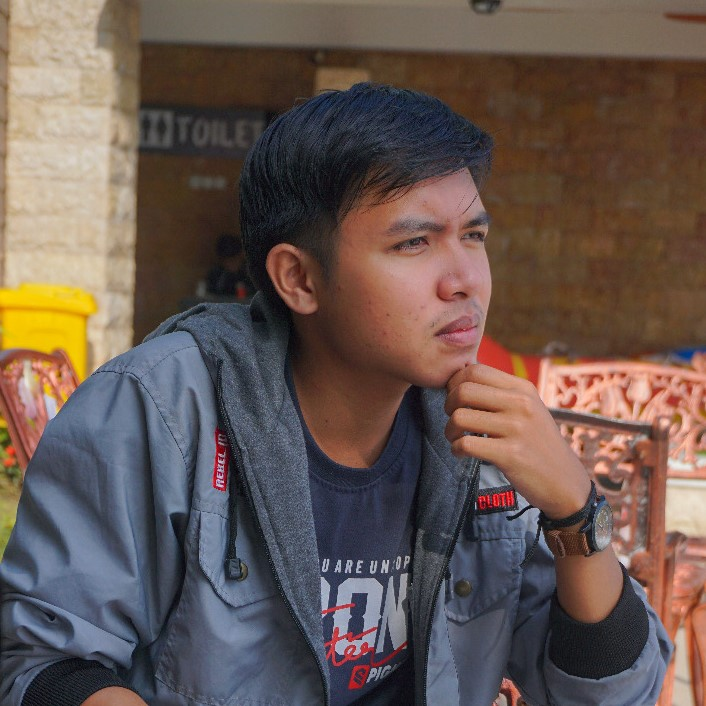
#> input picture data_testing/img.jpeg, 706 x 706 px
$ python 4binaryimage.py
#> lines starting #> are read from the running program, lines starting #| are printed output that depends on the picture; after the words box and inside, x2 and y2 are one past the last pixel; in counts of white or black regions, pixels touching at a corner belong together
import cv2
from matplotlib import pyplot as plt

img = cv2.imread('data_testing//img.jpeg',cv2.IMREAD_GRAYSCALE)
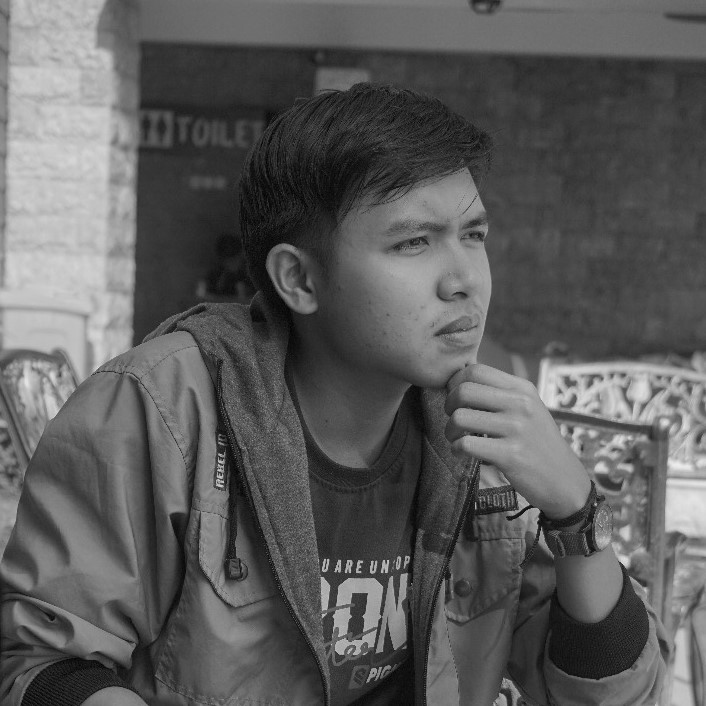
#> img: shape (706, 706); min 0, max 237, mean 91.6
ret,thresh1 = cv2.threshold(img,80,255,cv2.THRESH_BINARY)
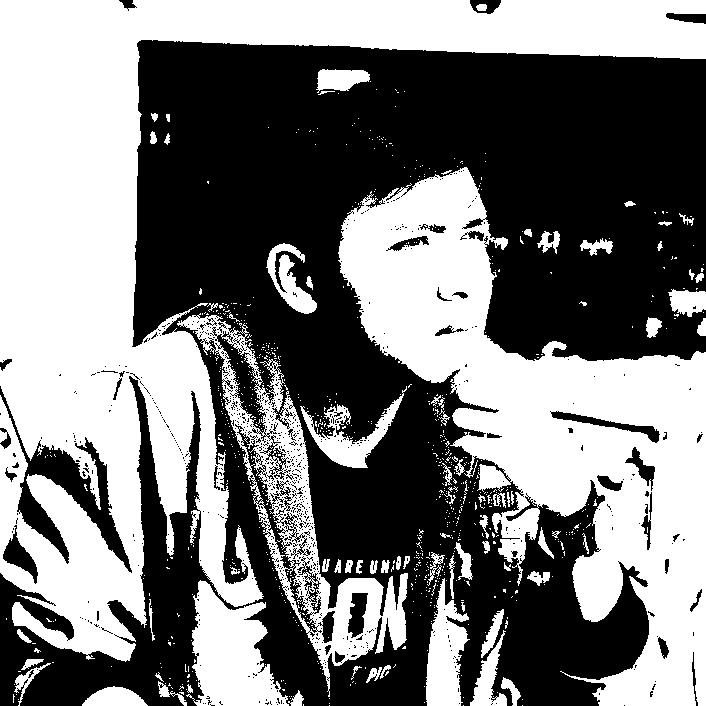
#> thresh1: shape (706, 706); 48.2% white; 828 white regions (749 under 20 px), largest, box (x1, y1, x2, y2) and area: (0, 0, 706, 662) 122557, (338, 167, 706, 706) 77270, (177, 313, 408, 697) 14552
ret,thresh2 = cv2.threshold(img,80,255,cv2.THRESH_BINARY_INV)
ret,thresh3 = cv2.threshold(img,80,255,cv2.THRESH_TRUNC)
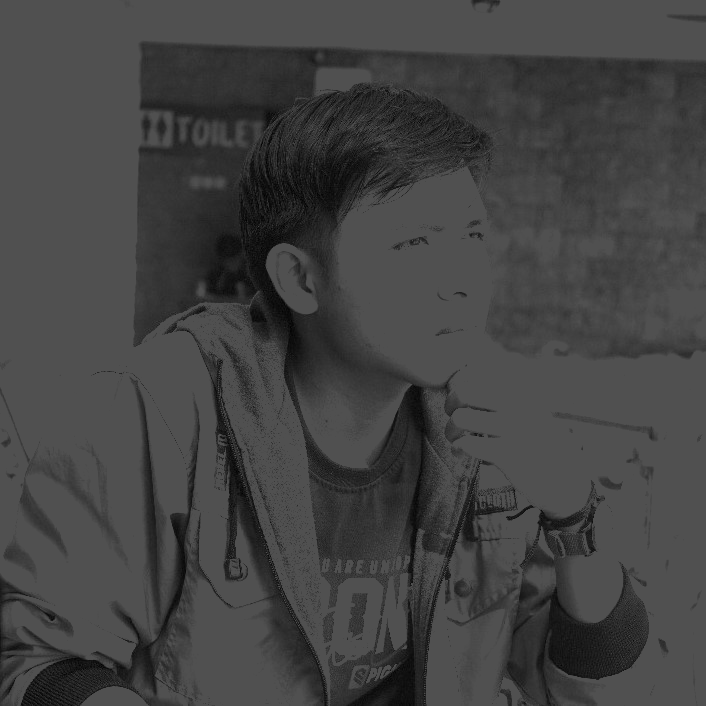
#> thresh3: shape (706, 706); min 0, max 80, mean 66.6
ret,thresh4 = cv2.threshold(img,80,255,cv2.THRESH_TOZERO)
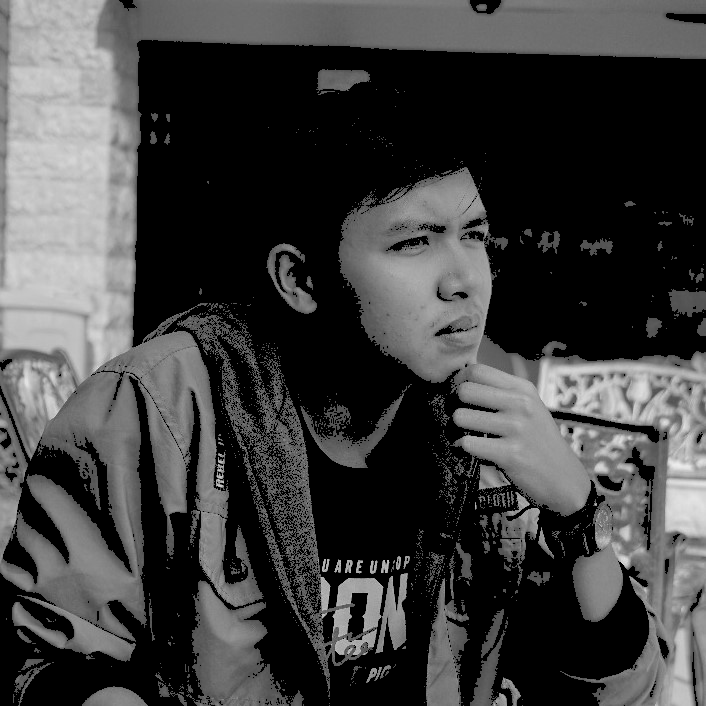
#> thresh4: shape (706, 706); min 0, max 237, mean 63.5
ret,thresh5 = cv2.threshold(img,80,255,cv2.THRESH_TOZERO_INV)
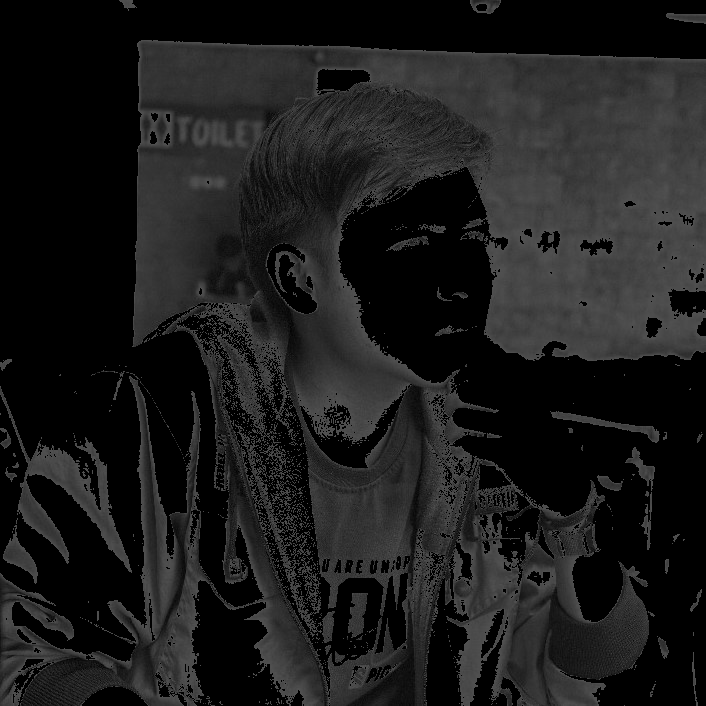
#> thresh5: shape (706, 706); min 0, max 80, mean 28.1
titles = ['Original Image','BINARY','BINARY_INV','TRUNC','TOZERO','TOZERO_INV']
images = [img, thresh1, thresh2, thresh3, thresh4, thresh5]
for i in range(6):
    plt.subplot(2,3,i+1),plt.imshow(images[i],'gray',vmin=0,vmax=255)
    plt.title(titles[i])
    plt.xticks([]),plt.yticks([])
plt.show()
